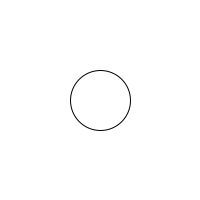
Frame 1 (no input)
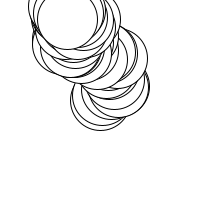
Frame 60 (the mouse pressed at the canvas centre just before this capture)
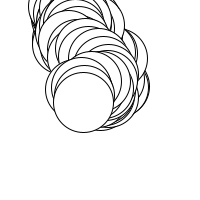
Frame 120 (the mouse held since frame 60 and released just before this capture)

The Processing sketch that drew these frames (run headless with seeded random() and noise(); from frame 60 on, the mouse is pressed at the canvas centre):

// Processing sketch: sketch_sep26e_random_constrain
// ── sketch_sep26e_random_constrain.pde
// Jason Stephens
// ITP - Fall 2010
// Introduction To Computational Media (ICM)
// Week:3_exercise 4-4  using Random and constrain

float centerX = 100;
float centerY = 100;

void setup(){
size(200,200);
background(255);

}


void draw(){

  fill(255);
  ellipse(centerX,centerY,60,60);
  
  centerX += random(-10,10);
  centerY += random(-10,10);
  
  centerX = constrain (centerX,0,width);
  centerY = constrain (centerY,0,height);
  
  
}
